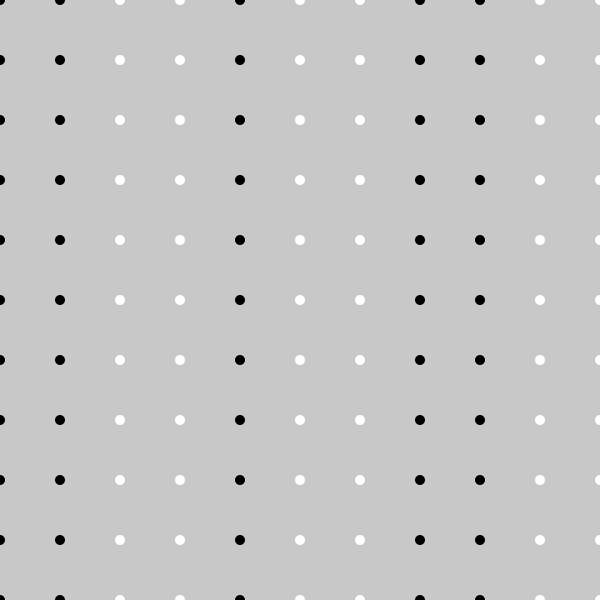
Frame 1 (no input)
Frame 60 (the mouse pressed at the canvas centre just before this capture): identical to frame 1, image omitted
Frame 120 (the mouse held since frame 60 and released just before this capture): identical to frame 1, image omitted

The Processing sketch that drew this single still picture (run headless with seeded random() and noise(); from frame 60 on, the mouse is pressed at the canvas centre):

// Processing sketch: agent_zebra
// ── agent_zebra.pde
int num = 11;


void setup() {
  size(600, 600);
  background(200);
  noStroke();
  
  for(int i=0;i<num;i++){
    for(int j=0;j<num;j++){
      float step = 600 / (num - 1);
      if(i == 0 || i == 1 || i == 4 || i == 7 || i == 8){
        fill(0);
      }else{
        fill(255);
      }
      ellipse(i * step, j * step, 10, 10);
    }
  }
  
}


void draw() {
}
